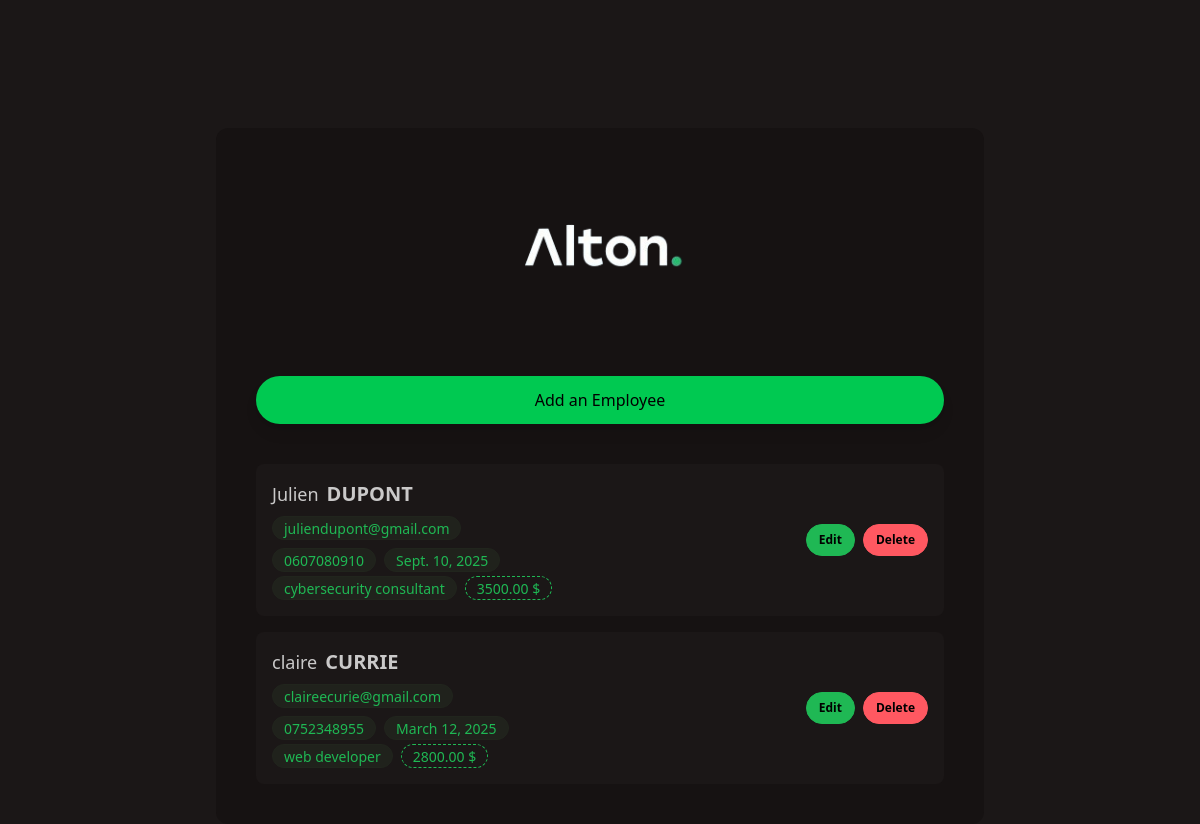
The page / on the database its author committed.
### employee/models.py (models this page shows, shortened)
class Employee(models.Model):
    first_name = models.CharField(max_length=100)
    last_name = models.CharField(max_length=100)
    email = models.EmailField(unique=True)
    phone = models.CharField(max_length=15)
    date_hired = models.DateField()
    position = models.CharField(max_length=100)
    salary = models.DecimalField(max_digits=10, decimal_places=2)

### employee/views.py (the view)
# urls.py: path('', views.list_employees, name='list_employees'),
def list_employees(request):
    employes = Employee.objects.all()  # Récupère tous les employés de la base de données
    return render(request, "employee/list.html", {"employes": employes})  # Rend le template avec les données

### employee/templates/employee/list.html
{% extends "employee/base.html" %}
{% block content %}
<div class="w-full bg-base-200 p-4">
<div class="mb-10">
    <a href="{% url 'add_employee' %}"
       class="w-full bg-green-500 hover:bg-green-600 text-black font-medium py-3 px-5 rounded-full transition-all duration-200 shadow-lg block text-center">
        Add an Employee
    </a>
</div>
    <div class="space-y-4 w-full">
        {% for emp in employes %}
        <div class="p-4 bg-base-100 rounded-lg w-full flex justify-between items-center">
            <div class="flex-1">
                <div class="flex items-baseline gap-2">
                    <p class="text-lg">{{ emp.first_name }}</p>
                    <p class="font-bold text-xl">{{ emp.last_name }}</p>
                </div>
                <p class="badge badge-soft badge-primary mt-2">{{ emp.email }}</p>
                <div class="flex gap-2 mt-2">
                    <p class="badge badge-soft badge-primary">{{ emp.phone }}</p>
                    <p class="badge badge-soft badge-primary">{{ emp.date_hired }}</p>
                </div>
                <div class="flex gap-2 mt-1">
                    <p class="badge badge-soft badge-primary">{{ emp.position }}</p>
                    <p class="badge badge-dash badge-primary">{{ emp.salary }} $</p>
                </div>
            </div>
            <div class="space-x-2 flex">
                <a href="{% url 'edit_employee' emp.id %}" class="btn btn-primary btn-sm mr-2">Edit</a>
                <a href="{% url 'delete_employee' emp.id %}" class="btn btn-error btn-sm">Delete</a>
            </div>
        </div>
        {% empty %}
        <p class="text-center text-gray-500">No employees found.</p>
        {% endfor %}
    </div>
</div>
{% endblock %}

### employee/templates/employee/base.html (shortened to what this page needs)
{% load static %}
<!DOCTYPE html>
<html lang="en" data-theme="forest">
<head>
    <link href="https://cdn.jsdelivr.net/npm/daisyui@5" rel="stylesheet" type="text/css" />
    <script src="https://cdn.jsdelivr.net/npm/@tailwindcss/browser@4"></script>
<link href="https://cdn.jsdelivr.net/npm/daisyui@5/themes.css" rel="stylesheet" type="text/css" /></head>
<body>
    <div class="flex justify-center mt-32">
        <div class="flex flex-col w-3xl bg-base-200 rounded-xl p-6">
<div class="w-full text-center mb-4">
    <img src="{% static 'employee/Alton.png' %}" class="h-48 mx-auto">
</div>
            <div class="w-full h-fit">
                {% block content %}{% endblock %}
            </div>
        </div>
    </div>
</body>
</html>

### rows shown on the page
Employee: first_name "Julien", last_name "DUPONT", email "juliendupont@gmail.com", phone "0607080910", date_hired "Sept. 10, 2025", position "cybersecurity consultant", salary "3500.00"
Employee: first_name "claire", last_name "CURRIE", email "claireecurie@gmail.com", phone "0752348955", date_hired "March 12, 2025", position "web developer", salary "2800.00"
